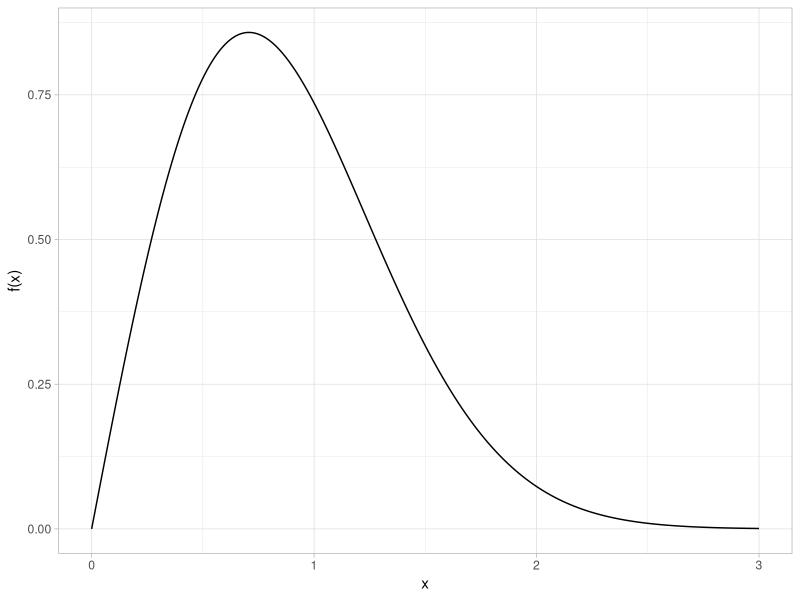
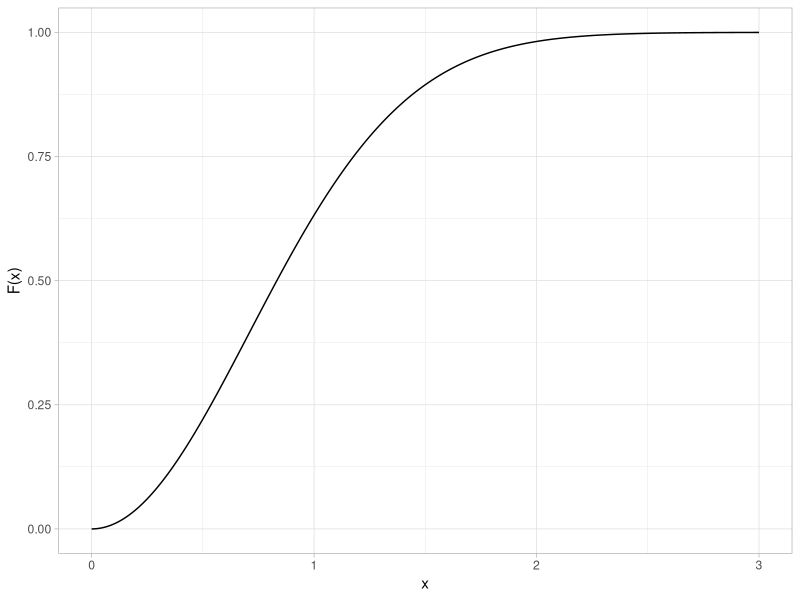
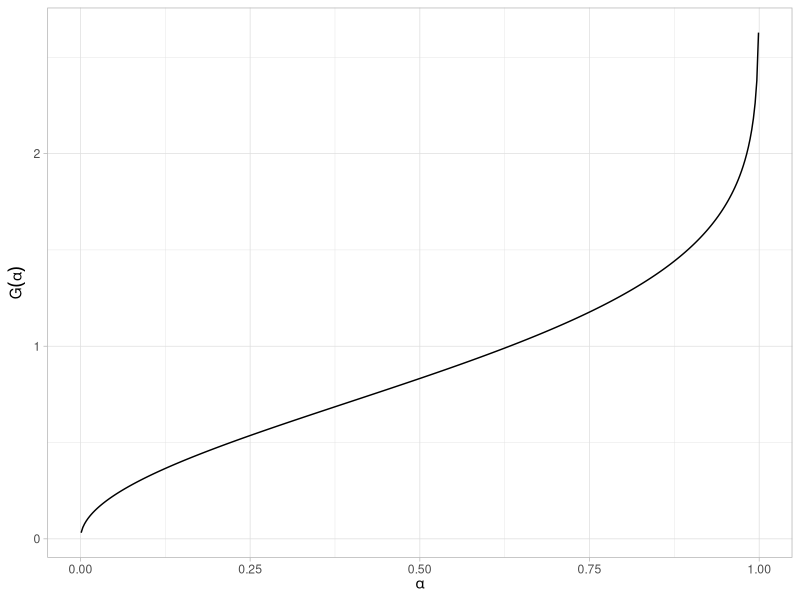
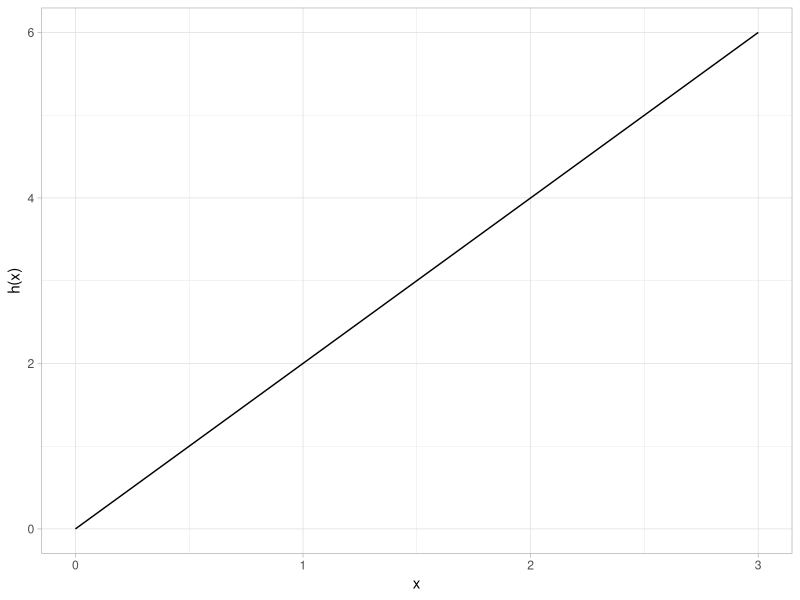
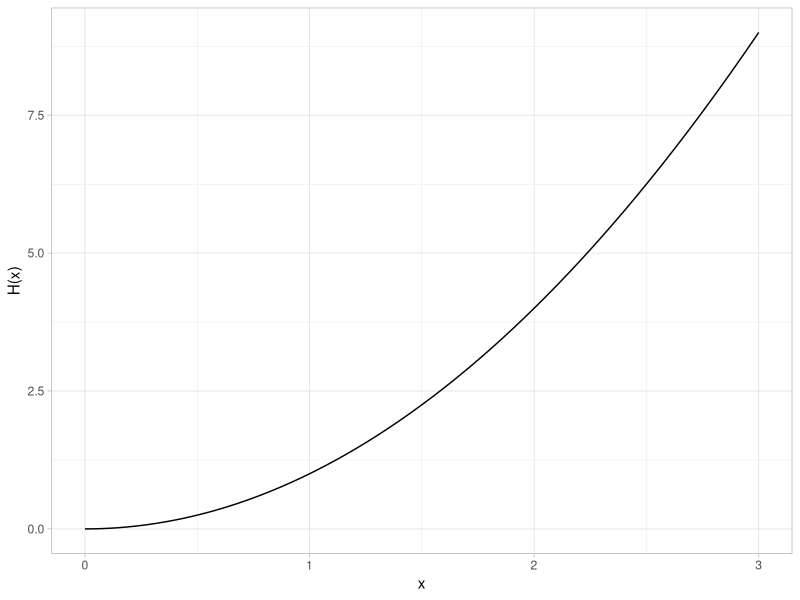
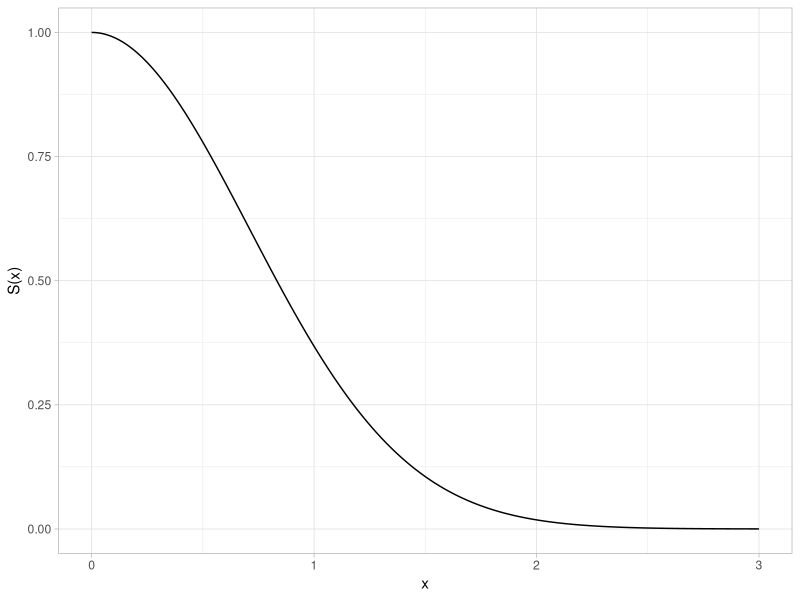
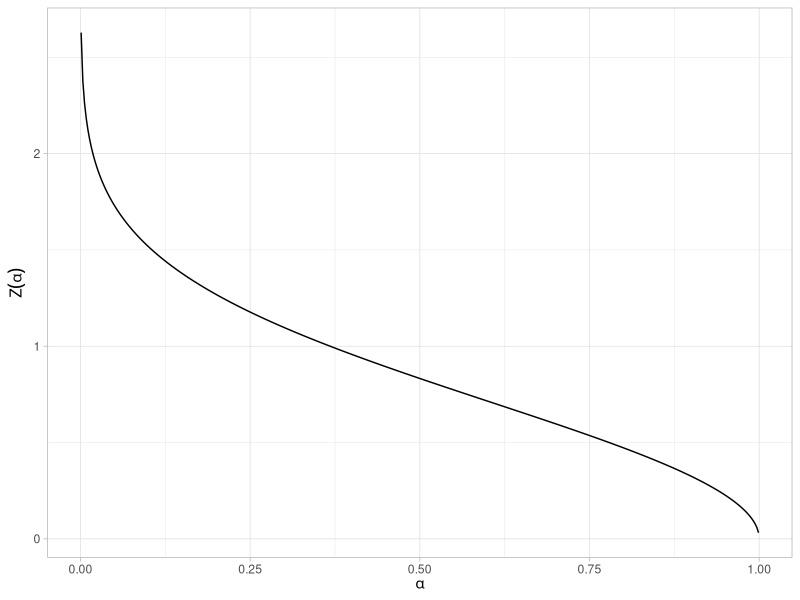

Reproduce these figures in R, in order.
## ---- chunk 1
#| code-fold: true
#| label: fig-weibull-dist-pdf
#| fig-cap: "Weibull probability density function (shape = 2)"
#| message: false
library(tidyverse)

tibble(x = seq(0, 3, length.out = 401)) |>
  mutate(y = dweibull(x, shape = 2)) |>
  ggplot(aes(x, y)) +
  geom_line() +
  labs(x = "x", y = "f(x)") +
  theme_light()
## ---- chunk 2
#| code-fold: true
#| label: fig-weibull-dist-cdf
#| fig-cap: "Weibull cumulative distribution function (shape = 2)"
tibble(x = seq(0, 3, length.out = 401)) |>
  mutate(y = pweibull(x, shape = 2)) |>
  ggplot(aes(x, y)) +
  geom_line() +
  labs(x = "x", y = "F(x)") +
  theme_light()
## ---- chunk 3
#| code-fold: true
#| label: fig-weibull-dist-ppf
#| fig-cap: "Weibull percent point function (shape = 2)"
tibble(p = seq(0.001, 0.999, length.out = 401)) |>
  mutate(x = qweibull(p, shape = 2)) |>
  ggplot(aes(p, x)) +
  geom_line() +
  labs(x = expression(alpha), y = expression(G(alpha))) +
  theme_light()
## ---- chunk 4
#| code-fold: true
#| label: fig-weibull-dist-hazard
#| fig-cap: "Weibull hazard function (shape = 2)"
tibble(x = seq(0, 3, length.out = 401)) |>
  mutate(y = dweibull(x, shape = 2) / (1 - pweibull(x, shape = 2))) |>
  ggplot(aes(x, y)) +
  geom_line() +
  labs(x = "x", y = "h(x)") +
  theme_light()
## ---- chunk 5
#| code-fold: true
#| label: fig-weibull-dist-cumulative-hazard
#| fig-cap: "Weibull cumulative hazard function (shape = 2)"
tibble(x = seq(0, 3, length.out = 401)) |>
  mutate(y = x^2) |>
  ggplot(aes(x, y)) +
  geom_line() +
  labs(x = "x", y = "H(x)") +
  theme_light()
## ---- chunk 6
#| code-fold: true
#| label: fig-weibull-dist-survival
#| fig-cap: "Weibull survival function (shape = 2)"
tibble(x = seq(0, 3, length.out = 401)) |>
  mutate(y = 1 - pweibull(x, shape = 2)) |>
  ggplot(aes(x, y)) +
  geom_line() +
  labs(x = "x", y = "S(x)") +
  theme_light()
## ---- chunk 7
#| code-fold: true
#| label: fig-weibull-dist-inverse-survival
#| fig-cap: "Weibull inverse survival function (shape = 2)"
tibble(p = seq(0.001, 0.999, length.out = 401)) |>
  mutate(z = qweibull(1 - p, shape = 2)) |>
  ggplot(aes(p, z)) +
  geom_line() +
  labs(x = expression(alpha), y = expression(Z(alpha))) +
  theme_light()
